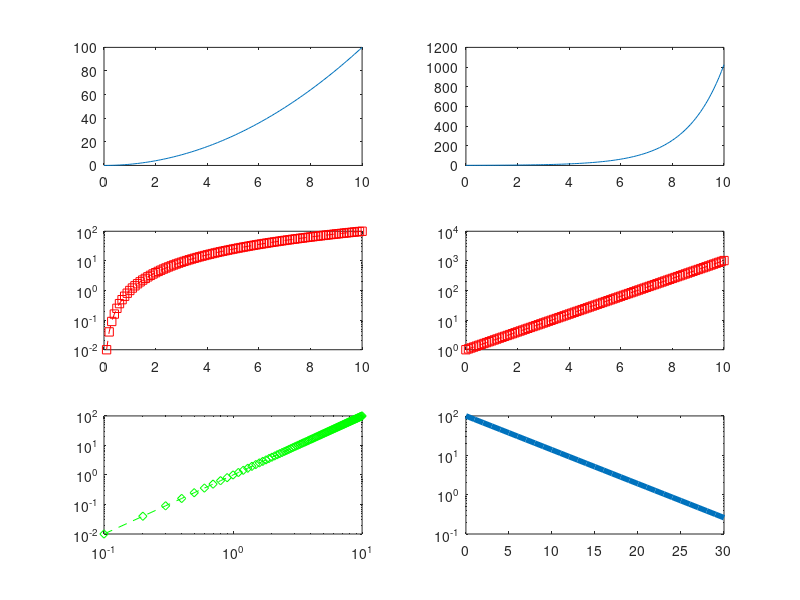
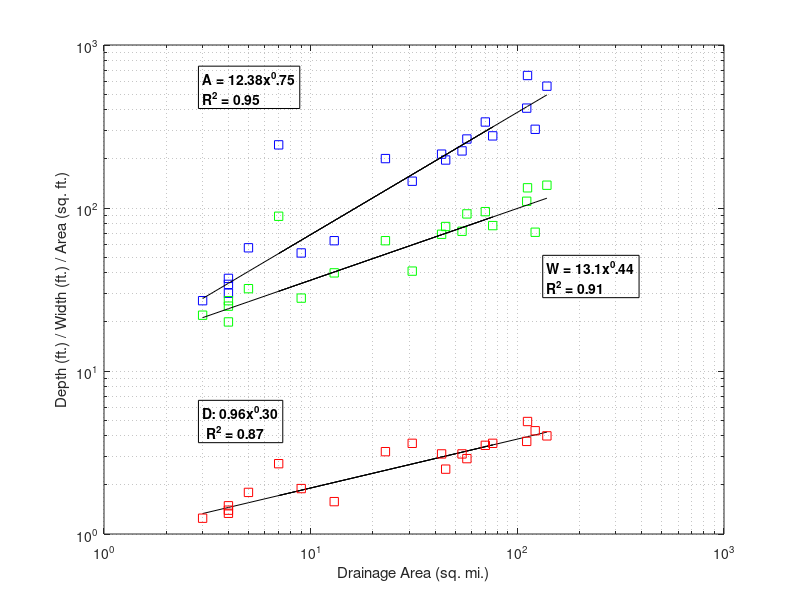

Write MATLAB code to recreate these figures, in order.
%housekeeping
clc, clear all, close all;

%Problem A
x = 0:0.1:10;
y1 = x.^2;
y2 = 2.^x;

%plot y1
subplot(3,2,1);
plot(x,y1);
subplot(3,2,3);
semilogy(x, y1,'--rs');
subplot(3,2,5);
loglog(x, y1,'--gd');

%plot y2's
subplot(3,2,2);
plot(x, y2);
subplot(3,2,4);
semilogy(x, y2,'--rs');
subplot(3,2,6);
loglog(x, y2,'--gd');

%%
%Problem 2

clear all; close all; clc;
t = 0:30;
p = 100*0.82.^t;
semilogy(t,p,'linewidth',4);

%%
clc, clear all, close all;


%get/set data
load data;
labels = {'Drainage Area (sq. miles)', 'Bankfull discharge (cfs)','XS area (sq. ft)', 'Width (ft.)','Depth (ft.)'};
x = drainage(:,1);
x2 = [min(x) max(x)];
yval = [max(drainage(:,3)) max(drainage(:,4)) max(drainage(:,5)) min(drainage(:,3)) min(drainage(:,4)) min(drainage(:,5))];

%plot pts and bestfit lines for each data set
%Area
set(figure, 'Position', [1 1 375 500]);
loglog(x, drainage(:,3),'bs');

hold on;
%plottools;
loglog(x, 0.96*x.^0.3, 'k'); 
areastr = sprintf('A = 12.38x^0.75\nR^2 = 0.95');
h =text(x2(1), yval(1)-100, areastr);
set(h, 'EdgeColor','k','fontWeight', 'bold');

%set lables
xlabel('Drainage Area (sq. mi.)');
ylabel('Depth (ft.) / Width (ft.) / Area (sq. ft.)');
%width
loglog(x, drainage(:,4),'gs');
loglog(x, 13.1*x.^(0.44), 'k');
widthstr = sprintf('W = 13.1x^0.44\nR^2 = 0.91');
h = text(x2(2), yval(2)-100, widthstr);
set(h, 'EdgeColor','k','fontWeight', 'bold');

%depth
loglog(drainage(:,1), drainage(:,5),'rs');
loglog(x, 12.21*x.^0.75,'k');
depthstr = sprintf('D: 0.96x^0.30\n R^2 = 0.87');
h = text(x2(1), yval(3), depthstr);
set(h, 'EdgeColor','k','fontWeight', 'bold');


set(gca,'minorGridLineStyle',':', 'xMinorGrid','on','yMinorGrid','on');
